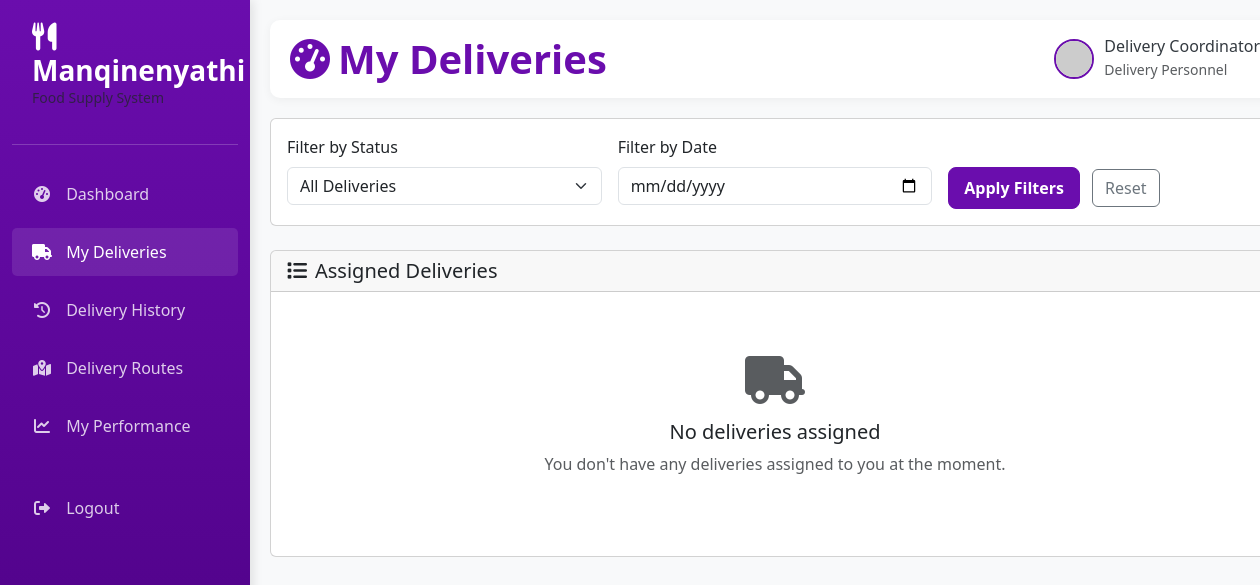
The app's page /delivery/my-deliveries (signed in), older data.
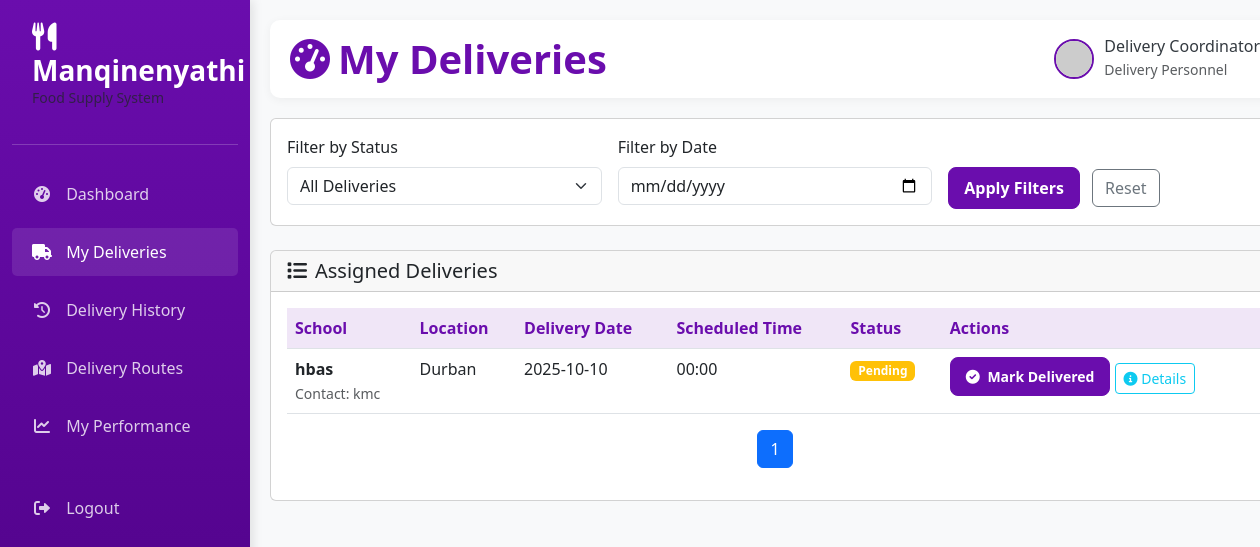
The same page, newer data.
### app.py (models this page shows)
class Delivery(db.Model):
    __tablename__ = 'deliveries'
    delivery_id = db.Column(db.Integer, primary_key=True)
    school_id = db.Column(db.Integer, db.ForeignKey('schools.school_id'), nullable=False)
    delivery_date = db.Column(db.Date, nullable=False)
    location = db.Column(db.String(150), nullable=False)
    delivery_guy_id = db.Column(db.Integer, db.ForeignKey('users.user_id'), nullable=False)
    status = db.Column(db.Enum('Pending', 'Delivered'), default='Pending')
    delivered_time = db.Column(db.DateTime)
    remarks = db.Column(db.Text)
    created_at = db.Column(db.DateTime, default=datetime.utcnow)

class School(db.Model):
    __tablename__ = 'schools'
    school_id = db.Column(db.Integer, primary_key=True)
    school_name = db.Column(db.String(150), nullable=False)
    location = db.Column(db.String(150), nullable=False)
    contact_person = db.Column(db.String(100), nullable=False)
    contact_number = db.Column(db.String(20), nullable=False)
    created_at = db.Column(db.DateTime, default=datetime.utcnow)
    deliveries = db.relationship('Delivery', backref='school')
    attendance = db.relationship('Attendance', backref='school')
    learners = db.relationship('Learner', backref='school')

### app.py (the view)
@app.route('/delivery/my-deliveries')
def delivery_my_deliveries():
    if session.get('role') != 'delivery':
        return redirect(url_for('home'))
    user_id = session.get('user_id')
    page = request.args.get('page', 1, type=int)
    status_filter = request.args.get('status', '')
    date_filter = request.args.get('date', '')
    query = Delivery.query.filter_by(delivery_guy_id=user_id).join(School)
    if status_filter:
        query = query.filter(Delivery.status == status_filter)
    if date_filter:
        try:
            filter_date = datetime.strptime(date_filter, '%Y-%m-%d').date()
            query = query.filter(Delivery.delivery_date == filter_date)
        except ValueError:
            flash('Invalid date format', 'error')
    from sqlalchemy import case
    query = query.order_by(
        case((Delivery.status == 'Pending', 1), else_=2),
        Delivery.delivery_date.desc()
    )
    deliveries_pagination = query.paginate(
        page=page,
        per_page=10,
        error_out=False
    )
    return render_template('delivery_my_deliveries.html',
                         deliveries=deliveries_pagination.items,
                         pagination=deliveries_pagination,
                         status_filter=status_filter,
                         date_filter=date_filter)

### templates/delivery_my_deliveries.html (shortened to what this page needs)
{% extends "delivery_base.html" %}
{% block page_title %}My Deliveries{% endblock %}
{% block content %}
<div class="row">
    <div class="col-12">
        <div class="card mb-4">
            <div class="card-body">
                <form method="GET" class="row g-3">
                    <div class="col-md-4">
                        <label for="status" class="form-label">Filter by Status</label>
                        <select class="form-select" id="status" name="status">
                            <option value="">All Deliveries</option>
                        </select>
                    </div>
                    <div class="col-md-4">
                        <label for="date" class="form-label">Filter by Date</label>
                        <input type="date" class="form-control" id="date" name="date">
                    </div>
                    <div class="col-md-4">
                        <label class="form-label">&nbsp;</label>
                        <div>
                            <button type="submit" class="btn btn-primary me-2">Apply Filters</button>
                            <a href="{{ url_for('delivery_my_deliveries') }}" class="btn btn-outline-secondary">Reset</a>
                        </div>
                    </div>
                </form>
            </div>
        </div>
        <div class="card">
            <div class="card-header">
                <h5 class="card-title mb-0"><i class="fas fa-list me-2"></i>Assigned Deliveries</h5>
            </div>
            <div class="card-body">
                {% if deliveries %}
                <div class="table-responsive">
                    <table class="table table-hover">
                        <thead>
                            <tr>
                                <th>School</th>
                                <th>Location</th>
                                <th>Delivery Date</th>
                                <th>Scheduled Time</th>
                                <th>Status</th>
                                <th>Actions</th>
                            </tr>
                        </thead>
                        <tbody>
                            {% for delivery in deliveries %}
                            <tr>
                                <td>
                                    <strong>{{ delivery.school.school_name }}</strong>
                                    {% if delivery.school.contact_person %}
                                    <br><small class="text-muted">Contact: {{ delivery.school.contact_person }}</small>
                                    {% endif %}
                                </td>
                                <td>{{ delivery.location }}</td>
                                <td>{{ delivery.delivery_date.strftime('%Y-%m-%d') }}</td>
                                <td>
                                    {% if delivery.delivery_date %}
                                        {{ delivery.delivery_date.strftime('%H:%M') }}
                                    {% else %}
                                        Not specified
                                    {% endif %}
                                </td>
                                <td>
                                    <span class="badge {% if delivery.status == 'Delivered' %}bg-success{% else %}bg-warning{% endif %}">
                                        {{ delivery.status }}
                                    </span>
                                </td>
                                <td>
                                    {% if delivery.status == 'Pending' %}
                                    <button class="btn btn-sm btn-primary mark-delivered-btn"
                                            data-delivery-id="{{ delivery.delivery_id }}"
                                            data-school-name="{{ delivery.school.school_name }}">
                                        <i class="fas fa-check-circle me-1"></i> Mark Delivered
                                    </button>
                                    {% else %}
                                    <button class="btn btn-sm btn-outline-success" disabled>
                                        <i class="fas fa-check"></i> Completed
                                    </button>
                                    {% endif %}
                                    <button class="btn btn-sm btn-outline-info mt-1 view-details-btn"
                                            data-bs-toggle="modal"
                                            data-bs-target="#deliveryDetailsModal"
                                            data-delivery-id="{{ delivery.delivery_id }}"
                                            data-school-name="{{ delivery.school.school_name }}"
                                            data-location="{{ delivery.location }}"
                                            data-contact-person="{{ delivery.school.contact_person }}"
                                            data-contact-number="{{ delivery.school.contact_number }}"
                                            data-remarks="{{ delivery.remarks or 'No remarks' }}">
                                        <i class="fas fa-info-circle"></i> Details
                                    </button>
                                </td>
                            </tr>
                            {% endfor %}
                        </tbody>
                    </table>
                </div>
                {% if pagination %}
                <nav aria-label="Delivery pagination">
                    <ul class="pagination justify-content-center">
                        {% for page_num in pagination.iter_pages() %}
                            {% if page_num %}
                                <li class="page-item {% if page_num == pagination.page %}active{% endif %}">
                                    <a class="page-link" href="{{ url_for('delivery_my_deliveries', page=page_num, status=request.args.get('status'), date=request.args.get('date')) }}">{{ page_num }}</a>
                                </li>
                            {% else %}
                                <li class="page-item disabled"><span class="page-link">…</span></li>
                            {% endif %}
                        {% endfor %}
                    </ul>
                </nav>
                {% endif %}
                {% else %}
                <div class="text-center py-5">
                    <i class="fas fa-truck fa-3x text-muted mb-3"></i>
                    <h5>No deliveries assigned</h5>
                    <p class="text-muted">You don't have any deliveries assigned to you at the moment.</p>
                </div>
                {% endif %}
            </div>
        </div>
    </div>
</div>
{% endblock %}

### templates/delivery_base.html (shortened to what this page needs)
<!DOCTYPE html>
<html lang="en">
<head>
    <link href="https://cdn.jsdelivr.net/npm/bootstrap@5.3.0-alpha1/dist/css/bootstrap.min.css" rel="stylesheet">
    <link rel="stylesheet" href="https://cdnjs.cloudflare.com/ajax/libs/font-awesome/6.0.0/css/all.min.css">
    <link rel="stylesheet" href="https://unpkg.com/leaflet@1.7.1/dist/leaflet.css" />
</head>
<body>
    <div class="container-fluid">
        <div class="row">
            <nav class="col-md-2 sidebar d-none d-md-block">
                <div class="logo">
                    <h3><i class="fas fa-utensils me-2"></i>Manqinenyathi</h3>
                    <p class="text-muted small">Food Supply System</p>
                </div>
                <ul class="nav flex-column">
                    <li class="nav-item">
                        <a class="nav-link {% if request.endpoint == 'dashboard_delivery' %}active{% endif %}" href="{{ url_for('dashboard_delivery') }}">
                            <i class="fas fa-tachometer-alt"></i> Dashboard
                        </a>
                    </li>
                    <li class="nav-item">
                        <a class="nav-link {% if request.endpoint == 'delivery_my_deliveries' %}active{% endif %}" href="{{ url_for('delivery_my_deliveries') }}">
                            <i class="fas fa-truck"></i> My Deliveries
                        </a>
                    </li>
                    <li class="nav-item">
                        <a class="nav-link {% if request.endpoint == 'delivery_history' %}active{% endif %}" href="{{ url_for('delivery_history') }}">
                            <i class="fas fa-history"></i> Delivery History
                        </a>
                    </li>
                    <li class="nav-item">
                        <a class="nav-link {% if request.endpoint == 'delivery_routes' %}active{% endif %}" href="{{ url_for('delivery_routes') }}">
                            <i class="fas fa-map-marked-alt"></i> Delivery Routes
                        </a>
                    </li>
                    <li class="nav-item">
                        <a class="nav-link {% if request.endpoint == 'delivery_performance' %}active{% endif %}" href="{{ url_for('delivery_performance') }}">
                            <i class="fas fa-chart-line"></i> My Performance
                        </a>
                    </li>
                    <li class="nav-item mt-4">
                        <a class="nav-link" href="{{ url_for('logout') }}">
                            <i class="fas fa-sign-out-alt"></i> Logout
                        </a>
                    </li>
                </ul>
            </nav>
            <main class="col-md-10 main-content">
                <div class="header">
                    <h1><i class="fas fa-tachometer-alt me-2"></i>{% block page_title %}Delivery Dashboard{% endblock %}</h1>
                    <div class="user-info">
                        <img src="https://ui-avatars.com/api/?name={{ session.get('username', 'Delivery Person') }}&background=6a0dad&color=fff" alt="{{ session.get('username', 'Delivery Person') }}">
                        <div>
                            <h6 class="mb-0">{{ session.get('username', 'Delivery Personnel') }}</h6>
                            <small class="text-muted">Delivery Personnel</small>
                        </div>
                    </div>
                </div>
                {% block content %}{% endblock %}
            </main>
        </div>
    </div>
</body>
</html>

### templates/delivery_base.html (style rules this page uses)
:root { --primary-purple: #6a0dad; --light-purple: #8a2be2; --dark-purple: #4b0082; --accent-purple: #9370db; --white: #ffffff; --light-gray: #f8f9fa; --medium-gray: #e9ecef; --dark-gray: #6c757d; --text-dark: #343a40; }
body { font-family: 'Segoe UI', Tahoma, Geneva, Verdana, sans-serif; background-color: var(--light-gray); color: var(--text-dark); }
.sidebar { background: linear-gradient(180deg, var(--primary-purple) 0%, var(--dark-purple) 100%); color: var(--white); height: 100vh; position: fixed; padding-top: 20px; box-shadow: 3px 0 10px rgba(0, 0, 0, 0.1); z-index: 1000; width: 250px; }
.sidebar .logo { padding: 0 20px 20px; border-bottom: 1px solid rgba(255, 255, 255, 0.2); margin-bottom: 20px; }
.sidebar .logo h3 { font-weight: 700; margin: 0; }
.sidebar .nav-link { color: rgba(255, 255, 255, 0.8); padding: 12px 20px; margin: 5px 0; border-radius: 5px; transition: all 0.3s; }
.sidebar .nav-link:hover, .sidebar .nav-link.active { color: var(--white); background-color: rgba(255, 255, 255, 0.1); }
.sidebar .nav-link i { margin-right: 10px; width: 20px; text-align: center; }
.main-content { margin-left: 250px; padding: 20px; min-height: 100vh; }
.header { background-color: var(--white); padding: 15px 20px; border-radius: 10px; box-shadow: 0 2px 10px rgba(0, 0, 0, 0.05); margin-bottom: 20px; display: flex; justify-content: space-between; align-items: center; }
.header h1 { color: var(--primary-purple); font-weight: 700; margin: 0; }
.user-info { display: flex; align-items: center; }
.user-info img { width: 40px; height: 40px; border-radius: 50%; margin-right: 10px; border: 2px solid var(--primary-purple); }
.btn-primary { background-color: var(--primary-purple); border-color: var(--primary-purple); padding: 8px 15px; border-radius: 8px; font-weight: 600; }
.table th { background-color: rgba(106, 13, 173, 0.1); color: var(--primary-purple); border-top: none; }
.nav-item { position: relative; }

Row changes from the older to the newer data that the page shows:
added Delivery: school.school_name "hbas", school.contact_person "kmc", location "Durban", delivery_date "2025-10-10", delivery_date "00:00", status "Pending"
Text that changed along with them:
text no longer shown: "No deliveries assigned You don't have any deliveries assigned to you at the moment."
text now shown: "School Location Delivery Date Scheduled Time Status Actions"
new list line: "1"
